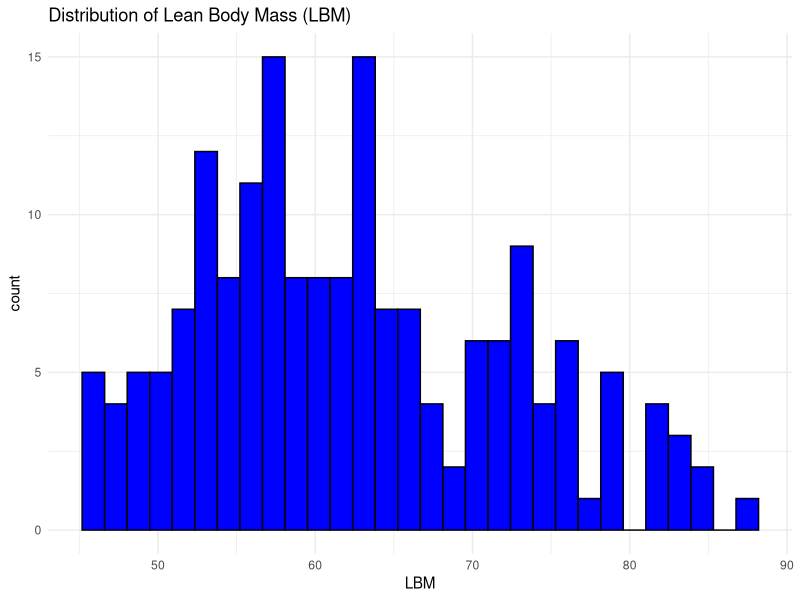
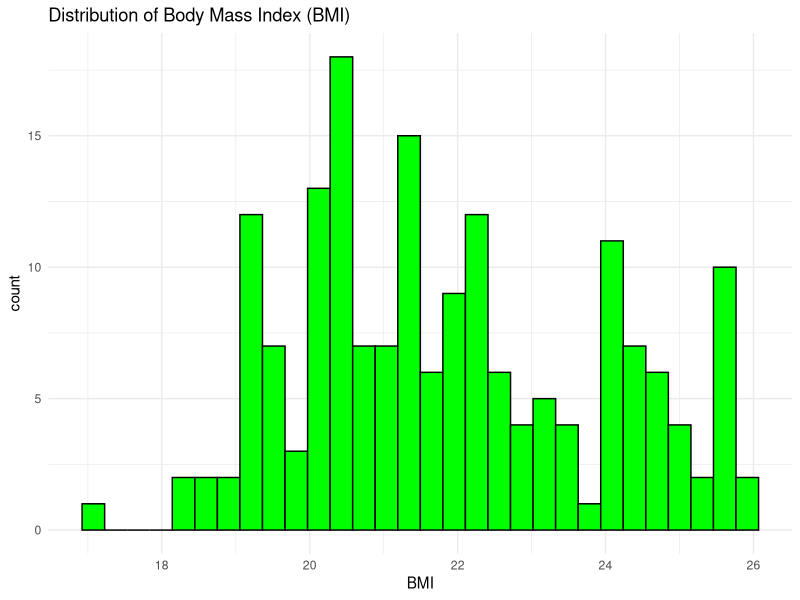
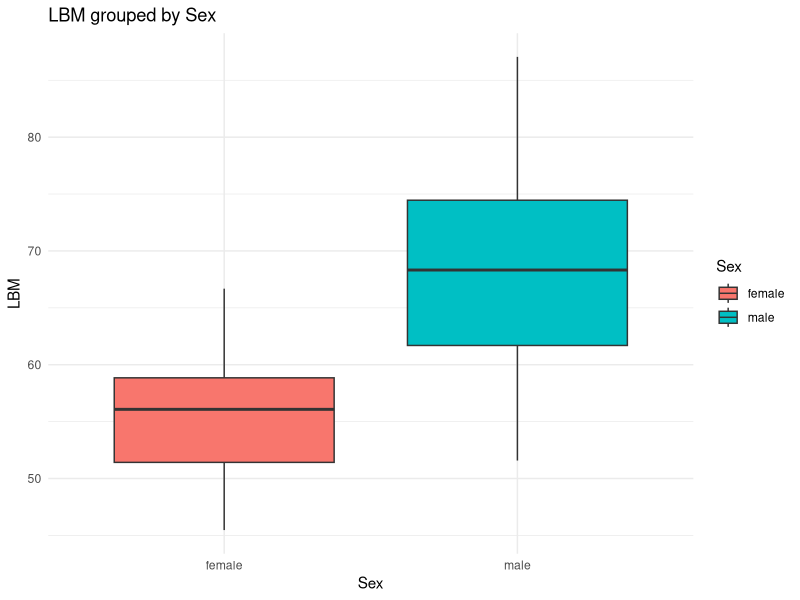
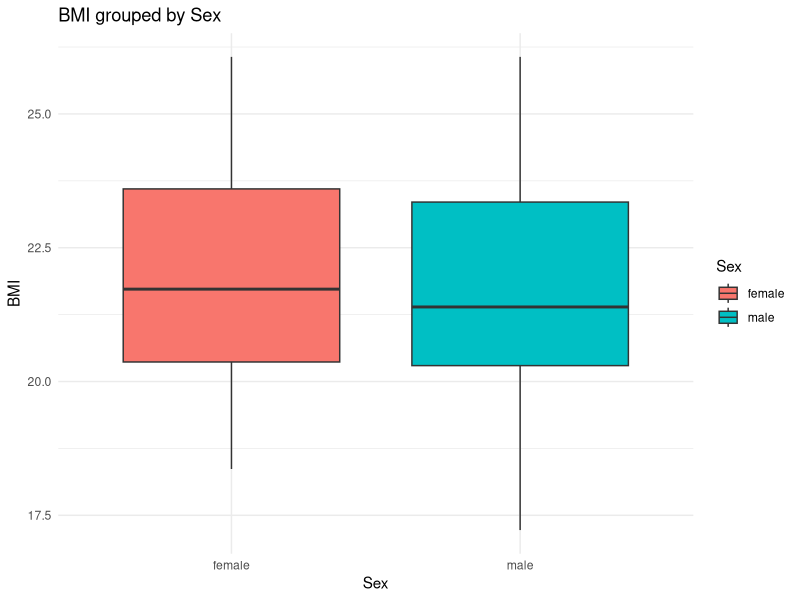
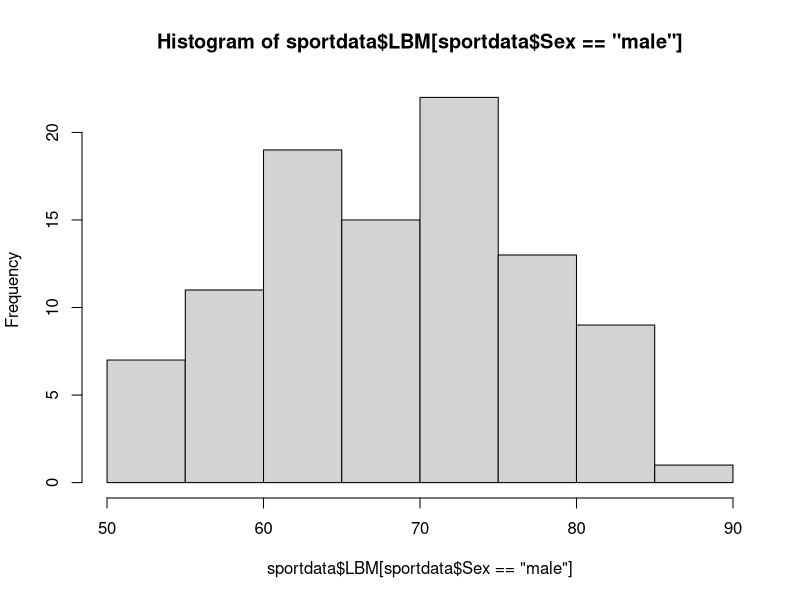
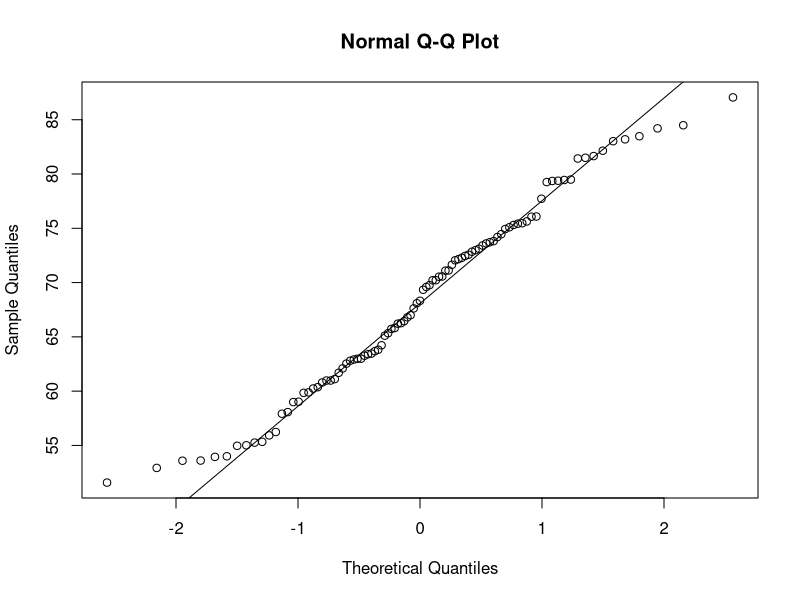
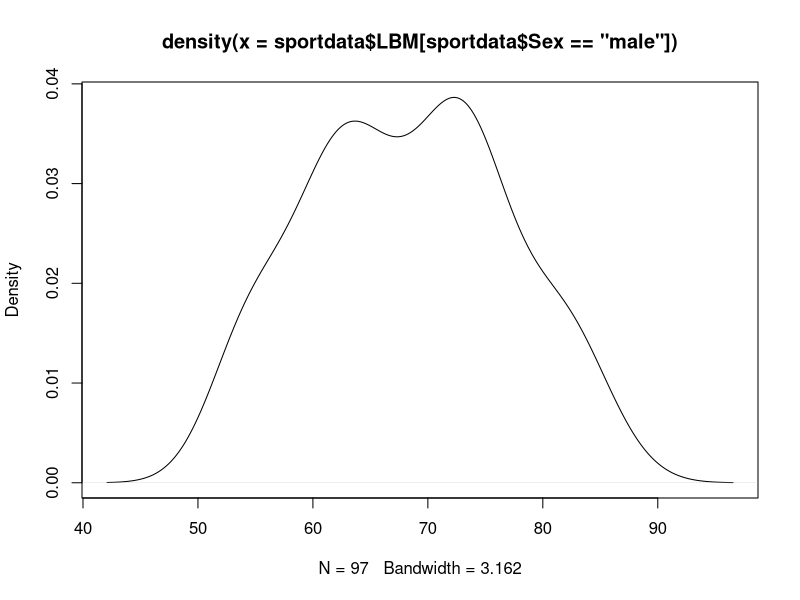
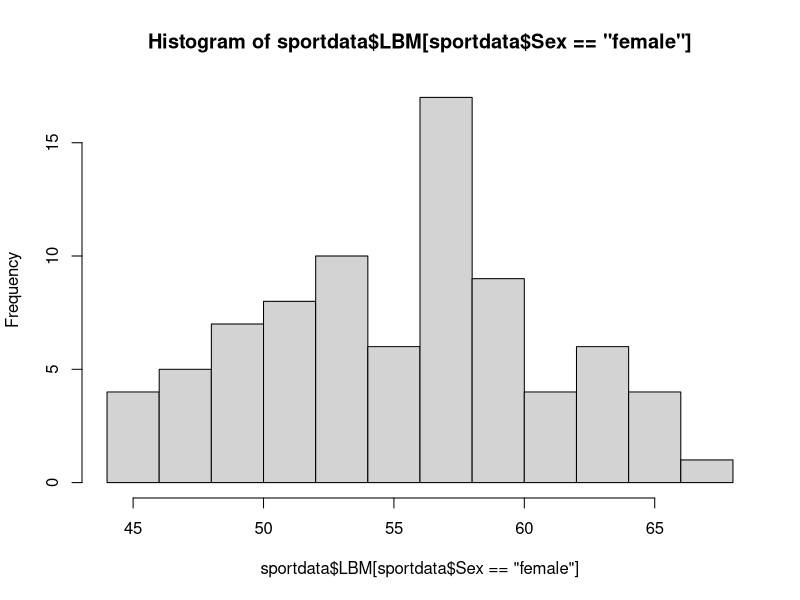

R code for these plots, in order:
# Install necessary packages and libraries
install.packages("readxl")
install.packages("tidyverse")
install.packages("nortest")
install.packages("Metrics")
library(Metrics)
library(nortest)
library(dplyr)
library(ggplot2)
library(readxl)

# Load our SportData dataset
sportdata <- read_excel("3074863SportsPeople Data.xlsx")

# To view the top 6 of our dataset
head(sportdata)

# To view the bottom 6 of our dataset
tail(sportdata)

# To see all our column names in our dataset
colnames(sportdata)

# To show the shape of our dataset, both rows and columns
dim(sportdata)

# To view the structure of our dataset
str(sportdata)

# Check if there are missing values in each column
missing_value <- sapply(sportdata, function(x) sum(is.na(x)))

# Print out the number of missing values in each column
cat("Number of missing values in each column:", missing_value, "\n")

# To know the number of male and female sportpeople in our distribution
sex_distribution <- sportdata %>% count(Sex)
print(sex_distribution)

# View the statistical summary of our dataset
summary(sportdata)

# Histogram for LBM
ggplot(sportdata, aes(x = LBM)) +
  geom_histogram(bins = 30, fill = "blue", color = "black") +
  theme_minimal() +
  ggtitle("Distribution of Lean Body Mass (LBM)")

# Histogram for BMI
ggplot(sportdata, aes(x = BMI)) +
  geom_histogram(bins = 30, fill = "green", color = "black") +
  theme_minimal() +
  ggtitle("Distribution of Body Mass Index (BMI)")

# Boxplot for LBM by Sex
ggplot(sportdata, aes(x = Sex, y = LBM, fill = Sex)) +
  geom_boxplot() +
  theme_minimal() +
  ggtitle("LBM grouped by Sex")

# Boxplot for BMI by Sex
ggplot(sportdata, aes(x = Sex, y = BMI, fill = Sex)) +
  geom_boxplot() +
  theme_minimal() +
  ggtitle("BMI grouped by Sex")

# Anderson-Darling test for normality of LBM in males
ad.test(sportdata$LBM[sportdata$Sex == "male"])

# Histogram, QQnorm and QQline to show that it is normally distributed
hist(sportdata$LBM[sportdata$Sex == "male"])
qqnorm(sportdata$LBM[sportdata$Sex == "male"])
qqline(sportdata$LBM[sportdata$Sex == "male"])
plot(density(sportdata$LBM[sportdata$Sex == "male"]))

# Anderson-Darling test for normality of LBM in females
ad.test(sportdata$LBM[sportdata$Sex == "female"])

# Histogram, QQnorm and QQline to show that it is normally distributed
hist(sportdata$LBM[sportdata$Sex == "female"])
qqnorm(sportdata$LBM[sportdata$Sex == "female"])
qqline(sportdata$LBM[sportdata$Sex == "female"])
plot(density(sportdata$LBM[sportdata$Sex == "female"]))

# Test if the variances of LBM for males and females are equal
var.test(sportdata$LBM[sportdata$Sex == "male"], sportdata$LBM[sportdata$Sex == "female"])

# Welch's t-test to compare mean LBM between males and females
t.test(LBM ~ Sex, data = sportdata, var.equal = FALSE)

# Correlation for males both LBM & BMI
corr_male <- cor(sportdata$LBM[sportdata$Sex == "male"], sportdata$BMI[sportdata$Sex == "male"])

# Correlation for females both LBM & BMI
corr_female <- cor(sportdata$LBM[sportdata$Sex == "female"], sportdata$BMI[sportdata$Sex == "female"])

# Print out the correlation using cat()
cat("Correlation coefficient for males:", corr_male, "\n")

# Print out the female correlation coefficient
cat("Correlation coefficient for females:", corr_female, "\n")

# Modeling relationship between LBM and BMI for Males
model_male <- lm(LBM ~ BMI, data = sportdata[sportdata$Sex == "male",])

# The summary of the model is called using the summary()
summary(model_male)

# We can plot the residuals against the fitted values.
par(mfrow = c(2, 2))
plot(model_male)

# Formal test for significance of the overall model
anova(model_male)

# To predict the LBM for a male with a BMI of 25, we can use the model we fitted
predicted_lbm <- predict(model_male, newdata = data.frame(BMI = 25))
predicted_lbm

# Separating data by gender
male_data <- subset(sportdata, Sex == 'male')
female_data <- subset(sportdata, Sex == 'female')

# Predictions
predictions <- predict(model_male, newdata = male_data)

# RMSE and MAE provide measures of the model's predictive accuracy.
# Lower values indicate better performance.
# RMSE
rmse_value <- rmse(male_data$LBM, predictions)
rmse_value

# MAE
mae_value <- mae(male_data$LBM, predictions)
mae_value
